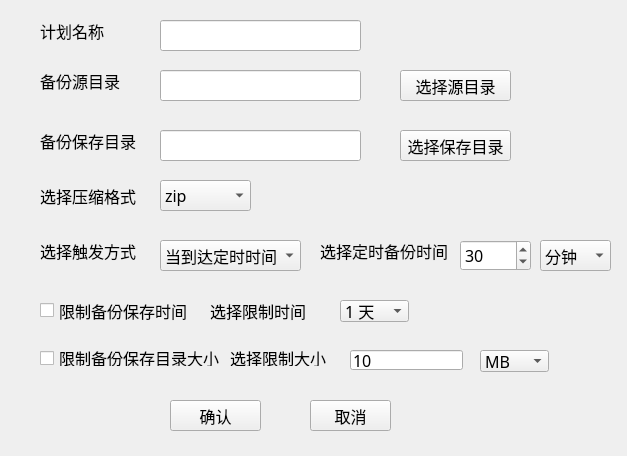
<?xml version="1.0" encoding="UTF-8"?>
<ui version="4.0">
 <class>SettingPage</class>
 <widget class="QWidget" name="SettingPage">
  <property name="geometry">
   <rect>
    <x>0</x>
    <y>0</y>
    <width>627</width>
    <height>456</height>
   </rect>
  </property>
  <property name="windowTitle">
   <string>Form</string>
  </property>
  <widget class="QLabel" name="label_ScheduleName">
   <property name="geometry">
    <rect>
     <x>40</x>
     <y>20</y>
     <width>101</width>
     <height>21</height>
    </rect>
   </property>
   <property name="font">
    <font>
     <family>微软雅黑</family>
     <pointsize>12</pointsize>
    </font>
   </property>
   <property name="text">
    <string>计划名称</string>
   </property>
  </widget>
  <widget class="QLineEdit" name="lineEdit_ScheduleName">
   <property name="geometry">
    <rect>
     <x>160</x>
     <y>20</y>
     <width>201</width>
     <height>31</height>
    </rect>
   </property>
   <property name="font">
    <font>
     <family>微软雅黑</family>
     <pointsize>12</pointsize>
    </font>
   </property>
  </widget>
  <widget class="QLabel" name="label_SourceDir">
   <property name="geometry">
    <rect>
     <x>40</x>
     <y>70</y>
     <width>81</width>
     <height>21</height>
    </rect>
   </property>
   <property name="font">
    <font>
     <family>微软雅黑</family>
     <pointsize>12</pointsize>
    </font>
   </property>
   <property name="text">
    <string>备份源目录</string>
   </property>
  </widget>
  <widget class="QLineEdit" name="lineEdit_SourceDir">
   <property name="geometry">
    <rect>
     <x>160</x>
     <y>70</y>
     <width>201</width>
     <height>31</height>
    </rect>
   </property>
   <property name="font">
    <font>
     <family>微软雅黑</family>
     <pointsize>12</pointsize>
    </font>
   </property>
  </widget>
  <widget class="QLabel" name="label_SaveDir">
   <property name="geometry">
    <rect>
     <x>40</x>
     <y>130</y>
     <width>101</width>
     <height>21</height>
    </rect>
   </property>
   <property name="font">
    <font>
     <family>微软雅黑</family>
     <pointsize>12</pointsize>
    </font>
   </property>
   <property name="text">
    <string>备份保存目录</string>
   </property>
  </widget>
  <widget class="QLineEdit" name="lineEdit_SaveDir">
   <property name="geometry">
    <rect>
     <x>160</x>
     <y>130</y>
     <width>201</width>
     <height>31</height>
    </rect>
   </property>
   <property name="font">
    <font>
     <family>微软雅黑</family>
     <pointsize>12</pointsize>
    </font>
   </property>
  </widget>
  <widget class="QPushButton" name="Button_ChooseSourceDir">
   <property name="geometry">
    <rect>
     <x>400</x>
     <y>70</y>
     <width>111</width>
     <height>31</height>
    </rect>
   </property>
   <property name="font">
    <font>
     <family>微软雅黑</family>
     <pointsize>12</pointsize>
    </font>
   </property>
   <property name="text">
    <string>选择源目录</string>
   </property>
  </widget>
  <widget class="QPushButton" name="Button_ChooseSaveDir">
   <property name="geometry">
    <rect>
     <x>400</x>
     <y>130</y>
     <width>111</width>
     <height>31</height>
    </rect>
   </property>
   <property name="font">
    <font>
     <family>微软雅黑</family>
     <pointsize>12</pointsize>
    </font>
   </property>
   <property name="text">
    <string>选择保存目录</string>
   </property>
  </widget>
  <widget class="QLabel" name="label_CompressType">
   <property name="geometry">
    <rect>
     <x>40</x>
     <y>180</y>
     <width>111</width>
     <height>31</height>
    </rect>
   </property>
   <property name="font">
    <font>
     <family>微软雅黑</family>
     <pointsize>12</pointsize>
    </font>
   </property>
   <property name="text">
    <string>选择压缩格式</string>
   </property>
  </widget>
  <widget class="QComboBox" name="comboBox_CompressType">
   <property name="geometry">
    <rect>
     <x>160</x>
     <y>180</y>
     <width>91</width>
     <height>31</height>
    </rect>
   </property>
   <property name="font">
    <font>
     <family>微软雅黑</family>
     <pointsize>12</pointsize>
    </font>
   </property>
   <item>
    <property name="text">
     <string>zip</string>
    </property>
   </item>
   <item>
    <property name="text">
     <string>7z</string>
    </property>
   </item>
   <item>
    <property name="text">
     <string>tar.gz</string>
    </property>
   </item>
   <item>
    <property name="text">
     <string>tar.bz2</string>
    </property>
   </item>
   <item>
    <property name="text">
     <string>tar.xz</string>
    </property>
   </item>
  </widget>
  <widget class="QCheckBox" name="checkBox_RestrictSaveTime">
   <property name="geometry">
    <rect>
     <x>40</x>
     <y>300</y>
     <width>151</width>
     <height>21</height>
    </rect>
   </property>
   <property name="font">
    <font>
     <family>微软雅黑</family>
     <pointsize>12</pointsize>
    </font>
   </property>
   <property name="text">
    <string>限制备份保存时间</string>
   </property>
  </widget>
  <widget class="QCheckBox" name="checkBox_RestrictSaveDirSize">
   <property name="geometry">
    <rect>
     <x>40</x>
     <y>350</y>
     <width>181</width>
     <height>16</height>
    </rect>
   </property>
   <property name="font">
    <font>
     <family>微软雅黑</family>
     <pointsize>12</pointsize>
    </font>
   </property>
   <property name="text">
    <string>限制备份保存目录大小</string>
   </property>
  </widget>
  <widget class="QLabel" name="label_RestrictTime">
   <property name="geometry">
    <rect>
     <x>210</x>
     <y>300</y>
     <width>111</width>
     <height>21</height>
    </rect>
   </property>
   <property name="font">
    <font>
     <family>微软雅黑</family>
     <pointsize>12</pointsize>
    </font>
   </property>
   <property name="text">
    <string>选择限制时间</string>
   </property>
  </widget>
  <widget class="QComboBox" name="comboBox_RestrictTime">
   <property name="geometry">
    <rect>
     <x>340</x>
     <y>300</y>
     <width>69</width>
     <height>22</height>
    </rect>
   </property>
   <property name="font">
    <font>
     <family>微软雅黑</family>
     <pointsize>12</pointsize>
    </font>
   </property>
   <item>
    <property name="text">
     <string>1 天</string>
    </property>
   </item>
   <item>
    <property name="text">
     <string>3 天</string>
    </property>
   </item>
   <item>
    <property name="text">
     <string>5 天</string>
    </property>
   </item>
   <item>
    <property name="text">
     <string>7 天</string>
    </property>
   </item>
  </widget>
  <widget class="QLabel" name="label_RestrictSize">
   <property name="geometry">
    <rect>
     <x>230</x>
     <y>350</y>
     <width>111</width>
     <height>16</height>
    </rect>
   </property>
   <property name="font">
    <font>
     <family>微软雅黑</family>
     <pointsize>12</pointsize>
    </font>
   </property>
   <property name="text">
    <string>选择限制大小</string>
   </property>
  </widget>
  <widget class="QLineEdit" name="lineEdit_RestrictSize">
   <property name="geometry">
    <rect>
     <x>350</x>
     <y>350</y>
     <width>113</width>
     <height>20</height>
    </rect>
   </property>
   <property name="font">
    <font>
     <family>微软雅黑</family>
     <pointsize>12</pointsize>
    </font>
   </property>
   <property name="text">
    <string>10</string>
   </property>
  </widget>
  <widget class="QComboBox" name="comboBox_RestrictSizeUnit">
   <property name="geometry">
    <rect>
     <x>480</x>
     <y>350</y>
     <width>69</width>
     <height>22</height>
    </rect>
   </property>
   <property name="font">
    <font>
     <family>微软雅黑</family>
     <pointsize>12</pointsize>
    </font>
   </property>
   <item>
    <property name="text">
     <string>MB</string>
    </property>
   </item>
   <item>
    <property name="text">
     <string>GB</string>
    </property>
   </item>
  </widget>
  <widget class="QLabel" name="label_TriggerType">
   <property name="geometry">
    <rect>
     <x>40</x>
     <y>240</y>
     <width>101</width>
     <height>21</height>
    </rect>
   </property>
   <property name="font">
    <font>
     <family>微软雅黑</family>
     <pointsize>12</pointsize>
    </font>
   </property>
   <property name="text">
    <string>选择触发方式</string>
   </property>
  </widget>
  <widget class="QComboBox" name="comboBox_TriggerType">
   <property name="geometry">
    <rect>
     <x>160</x>
     <y>240</y>
     <width>141</width>
     <height>31</height>
    </rect>
   </property>
   <property name="font">
    <font>
     <family>微软雅黑</family>
     <pointsize>12</pointsize>
    </font>
   </property>
   <item>
    <property name="text">
     <string>当到达定时时间</string>
    </property>
   </item>
   <item>
    <property name="text">
     <string>当文件发生修改</string>
    </property>
   </item>
  </widget>
  <widget class="QLabel" name="label_InterveralTime">
   <property name="geometry">
    <rect>
     <x>320</x>
     <y>240</y>
     <width>141</width>
     <height>21</height>
    </rect>
   </property>
   <property name="font">
    <font>
     <family>微软雅黑</family>
     <pointsize>12</pointsize>
    </font>
   </property>
   <property name="text">
    <string>选择定时备份时间</string>
   </property>
  </widget>
  <widget class="QSpinBox" name="spinBox_InterveralTime">
   <property name="geometry">
    <rect>
     <x>460</x>
     <y>240</y>
     <width>71</width>
     <height>31</height>
    </rect>
   </property>
   <property name="font">
    <font>
     <family>微软雅黑</family>
     <pointsize>12</pointsize>
    </font>
   </property>
   <property name="value">
    <number>30</number>
   </property>
  </widget>
  <widget class="QComboBox" name="comboBox_InterveralTimeUnit">
   <property name="geometry">
    <rect>
     <x>540</x>
     <y>240</y>
     <width>71</width>
     <height>31</height>
    </rect>
   </property>
   <property name="font">
    <font>
     <family>微软雅黑</family>
     <pointsize>12</pointsize>
    </font>
   </property>
   <item>
    <property name="text">
     <string>分钟</string>
    </property>
   </item>
   <item>
    <property name="text">
     <string>小时</string>
    </property>
   </item>
  </widget>
  <widget class="QPushButton" name="Button_Confirm">
   <property name="geometry">
    <rect>
     <x>170</x>
     <y>400</y>
     <width>91</width>
     <height>31</height>
    </rect>
   </property>
   <property name="font">
    <font>
     <family>微软雅黑</family>
     <pointsize>12</pointsize>
    </font>
   </property>
   <property name="text">
    <string>确认</string>
   </property>
  </widget>
  <widget class="QPushButton" name="Button_Cancel">
   <property name="geometry">
    <rect>
     <x>310</x>
     <y>400</y>
     <width>81</width>
     <height>31</height>
    </rect>
   </property>
   <property name="font">
    <font>
     <family>微软雅黑</family>
     <pointsize>12</pointsize>
    </font>
   </property>
   <property name="text">
    <string>取消</string>
   </property>
  </widget>
 </widget>
 <resources/>
 <connections/>
</ui>
